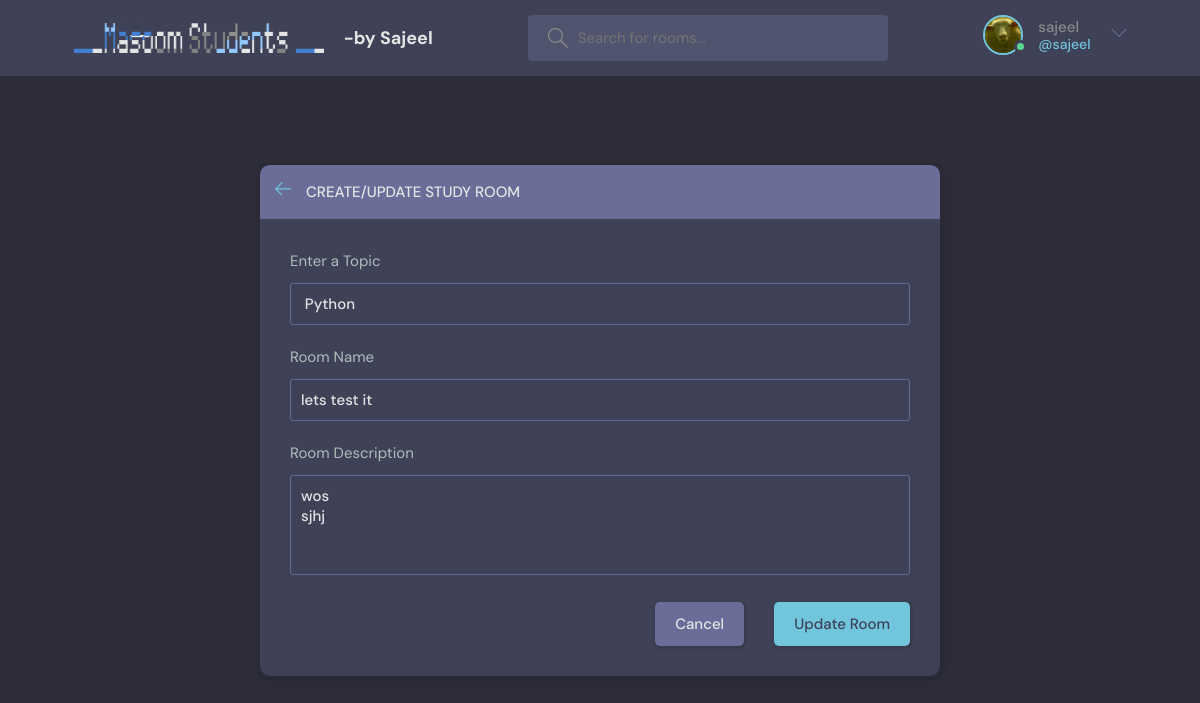
Page /update-room/1 (signed in) on the committed database.
### base/models.py (models this page shows, shortened)
class User(AbstractUser):          # our custom user model
    name = models.CharField(max_length=200, null=True)
    email = models.EmailField(unique=True, null=True)
    bio = models.TextField(null=True)
    username = models.CharField(max_length=200, null=True, blank=True)
    avatar = models.ImageField(null=True, default="avatar.svg")
    USERNAME_FIELD = 'email'
    REQUIRED_FIELDS = ['username']

class Room(models.Model):
    host = models.ForeignKey(User, on_delete=models.SET_NULL, null=True )
    topic = models.ForeignKey(Topic, on_delete=models.SET_NULL, null=True )
    name = models.CharField(max_length=200)
    description = models.TextField(null=True, blank=True)
    participants = models.ManyToManyField(User, related_name='participants', blank=True)
    updated = models.DateTimeField(auto_now=True)
    created = models.DateTimeField(auto_now_add=True)
    class Meta:
        ordering = ['-updated', '-created']    # we use '-'  for reversing the order

class Topic(models.Model):
    name = models.CharField(max_length=200)
    def __str__(self):
        return  self.name

### base/views.py (the view)
# urls.py: path('update-room/<str:pk>', views.updateRoom, name= 'update-room' ),
@login_required(login_url='login')
def updateRoom(request, pk):
    page = "update_room"
    topics = Topic.objects.all()
    room = Room.objects.get(id=pk)
    form = RoomForm(instance=room)   # for  getting previos form field data
    if request.user != room.host:
        return HttpResponse('<h3>you are not allowed here </h3> ')
    if request.method == 'POST':
        room.name = request.POST.get('name')
        room.description = request.POST.get('description')
        room.save()
        return redirect('home')
    context = {'form': form, 'topics':topics , 'room':room,  'page':page}
    return render(request, 'base/room_form.html', context)

### base/forms.py
class RoomForm(ModelForm):
    class Meta:
        model = Room
        fields = '__all__'
        exclude = ['host', 'participants']   # for exluding specific Form fields from the all fields

### base/templates/base/room_form.html (shortened to what this page needs)
{% extends 'main.html' %}
{% block content %}
{% if page == "update_room" %}
<main class="create-room layout">
  <div class="container">
    <div class="layout__box">
      <div class="layout__boxHeader">
        <div class="layout__boxTitle">
          <a href=" {% url 'home' %} ">
            <svg version="1.1" xmlns="http://www.w3.org/2000/svg" width="32" height="32" viewBox="0 0 32 32">
              <title>arrow-left</title>
              <path
                d="M13.723 2.286l-13.723 13.714 13.719 13.714 1.616-1.611-10.96-10.96h27.625v-2.286h-27.625l10.965-10.965-1.616-1.607z">
              </path>
            </svg>
          </a>
          <h3>Create/Update Study Room</h3>
        </div>
      </div>
      <div class="layout__body">
        <form class="form" action=" {% url 'update-room' room.id %} " method="post" >
         <div class="form__group">
            <label for="room_topic">Enter a Topic</label>
            <input type="text" value="{{room.topic.name}} " name="topic" required list="topic-list" >
          </div>
         <div class="form__group">
            <label for="room_name"> Room Name </label>
            {{form.name}}
          </div>
          <div class="form__group">
            <label for="room_description"> Room Description </label>
            {{form.description}}
          </div>
          <div class="form__action">
            <a class="btn btn--dark" href="index.html">Cancel</a>
            <button class="btn btn--main" type="submit">Update Room</button>
          </div>
        </form>
      </div>
    </div>
  </div>
</main>
{% endif %}
{% endblock %}

### templates/navbar.html (shortened to what this page needs)
{% load static %}
<header class="header header--loggedIn">
    <div class="container">
      <a href="{% url 'home' %}" class="header__logo">
        <img src="{%  static 'images/ms.png' %} " />
        <h1>-by Sajeel</h1>
      </a>
      <form class="header__search" method="get" action=" {% url 'home' %} ">
        <label>
          <input name="q" placeholder="Search for rooms..." />
        </label>
      </form>
      <nav class="header__menu">
        {% if page != 'login' and page != 'register'  %}
        {% if request.user.is_authenticated %}
        <div class="header__user">
          <a href=" {% url 'user-profile' user.id %} ">
            <div class="avatar avatar--medium active">
              <img src=" {{request.user.avatar.url}} " />
            </div>
            <p> {{request.user.username}} <span>@{{request.user.username}} </span></p>
          </a>
          <button class="dropdown-button">
            <svg version="1.1" xmlns="http://www.w3.org/2000/svg" width="32" height="32" viewBox="0 0 32 32">
              <title>chevron-down</title>
              <path d="M16 21l-13-13h-3l16 16 16-16h-3l-13 13z"></path>
            </svg>
          </button>
        </div>
        {% endif %}
        {% endif %}
      </nav>
    </div>
  </header>

### rows in the picture
User: user.avatar (picture), user.username "sajeel"
Room: topic "Python", name "lets test it", description "wos sjhj"
